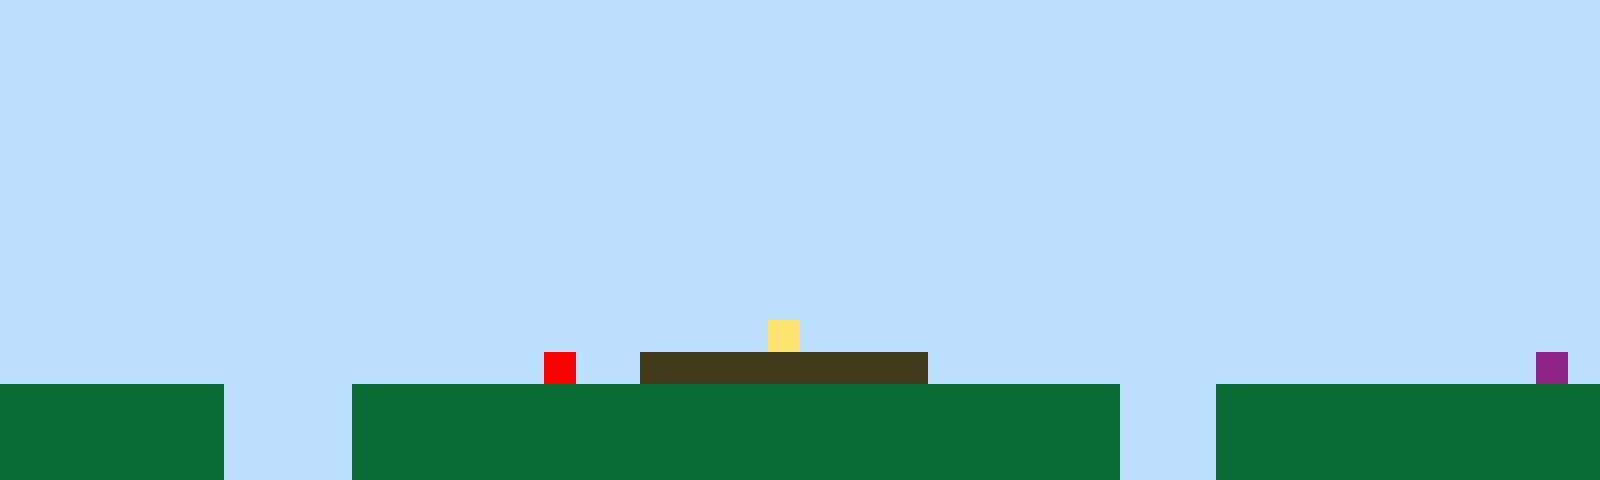

Below is a game level as drawn by its tile map, then a one-line description and the .tmx file that defines it, in full:
An orthogonal 50x15 tile map with 32x32 px tiles, 1 tile layer (Tile Layer 1).

<map version="1.10" tiledversion="1.11.2" orientation="orthogonal" renderorder="right-up" width="50" height="15" tilewidth="32" tileheight="32" infinite="0" nextlayerid="2" nextobjectid="1"><editorsettings><export target="map1.csv" format="csv" /></editorsettings><tileset firstgid="1" name="sprites" tilewidth="32" tileheight="32" tilecount="6" columns="3"><image source="sprites.png" width="96" height="64" /></tileset><layer id="1" name="Tile Layer 1" width="50" height="15"><data encoding="csv">1,1,1,1,1,1,1,1,1,1,1,1,1,1,1,1,1,1,1,1,1,1,1,1,1,1,1,1,1,1,1,1,1,1,1,1,1,1,1,1,1,1,1,1,1,1,1,1,1,1,1,1,1,1,1,1,1,1,1,1,1,1,1,1,1,1,1,1,1,1,1,1,1,1,1,1,1,1,1,1,1,1,1,1,1,1,1,1,1,1,1,1,1,1,1,1,1,1,1,1,1,1,1,1,1,1,1,1,1,1,1,1,1,1,1,1,1,1,1,1,1,1,1,1,1,1,1,1,1,1,1,1,1,1,1,1,1,1,1,1,1,1,1,1,1,1,1,1,1,1,1,1,1,1,1,1,1,1,1,1,1,1,1,1,1,1,1,1,1,1,1,1,1,1,1,1,1,1,1,1,1,1,1,1,1,1,1,1,1,1,1,1,1,1,1,1,1,1,1,1,1,1,1,1,1,1,1,1,1,1,1,1,1,1,1,1,1,1,1,1,1,1,1,1,1,1,1,1,1,1,1,1,1,1,1,1,1,1,1,1,1,1,1,1,1,1,1,1,1,1,1,1,1,1,1,1,1,1,1,1,1,1,1,1,1,1,1,1,1,1,1,1,1,1,1,1,1,1,1,1,1,1,1,1,1,1,1,1,1,1,1,1,1,1,1,1,1,1,1,1,1,1,1,1,1,1,1,1,1,1,1,1,1,1,1,1,1,1,1,1,1,1,1,1,1,1,1,1,1,1,1,1,1,1,1,1,1,1,1,1,1,1,1,1,1,1,1,1,1,1,1,1,1,1,1,1,1,1,1,1,1,1,1,1,1,1,1,1,1,1,1,1,1,1,1,1,1,1,1,1,1,1,1,1,1,1,1,1,1,1,1,1,1,1,1,1,1,1,1,1,1,1,1,1,1,1,1,1,1,1,1,1,1,1,1,1,1,1,1,1,1,1,1,1,1,1,1,1,1,1,1,1,1,1,1,1,1,1,1,1,1,1,1,1,1,1,1,1,1,1,1,1,1,1,1,1,1,1,1,1,1,1,1,1,1,1,1,1,1,1,1,1,1,1,1,1,1,1,1,1,1,1,1,1,1,1,1,1,1,1,1,1,1,1,1,1,1,1,1,1,1,1,1,1,1,1,1,1,1,1,1,1,1,1,1,1,1,1,1,1,1,1,1,1,4,1,1,1,1,1,1,1,1,1,1,1,1,1,1,1,1,1,1,1,1,1,1,1,1,1,1,1,1,1,1,1,1,1,1,1,1,1,1,1,1,1,1,5,1,1,3,3,3,3,3,3,3,3,3,1,1,1,1,1,1,1,1,1,1,1,1,1,1,1,1,1,1,1,6,1,2,2,2,2,2,2,2,1,1,1,1,2,2,2,2,2,2,2,2,2,2,2,2,2,2,2,2,2,2,2,2,2,2,2,2,1,1,1,2,2,2,2,2,2,2,2,2,2,2,2,2,2,2,2,2,2,2,1,1,1,1,2,2,2,2,2,2,2,2,2,2,2,2,2,2,2,2,2,2,2,2,2,2,2,2,1,1,1,2,2,2,2,2,2,2,2,2,2,2,2,2,2,2,2,2,2,2,1,1,1,1,2,2,2,2,2,2,2,2,2,2,2,2,2,2,2,2,2,2,2,2,2,2,2,2,1,1,1,2,2,2,2,2,2,2,2,2,2,2,2</data></layer></map>
